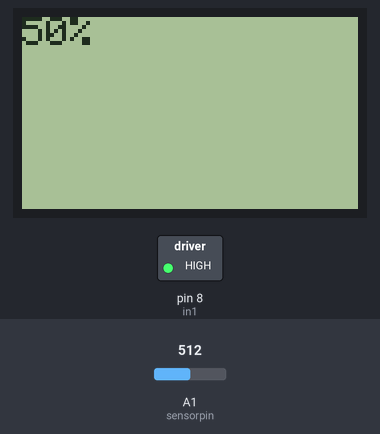
Bench run of a sketch on a simulated Arduino Uno, built with avr-gcc and run on an emulated ATmega328P. Shown: 84×48 one-colour display, switched loads named in the sketch (green lamp = pin HIGH). Inputs (shaded band) come from the test bench; at power-on: A1 (sensorpin) = 512. What the sketch prints to the serial monitor is not drawn.

Above: at 1.2 s.
1.3 s: A1 (sensorpin) set to 108
At 1.66 s:
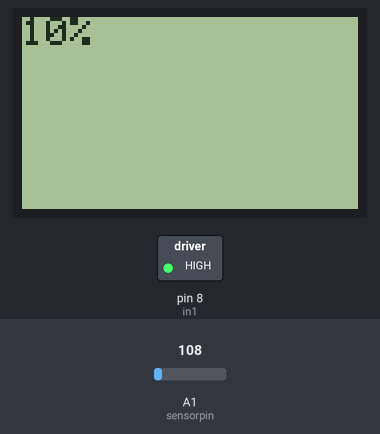
2.9 s: A1 (sensorpin) set to 95
At 3.3 s:
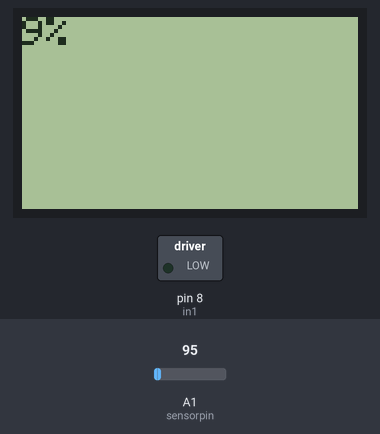
5.4 s: A1 (sensorpin) set to 122
At 5.75 s:
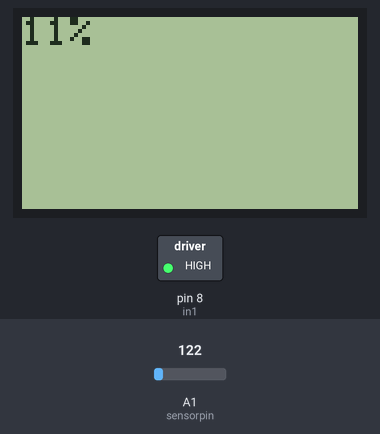
Timing chart, 0 to 8.4 s (numbered marks = the images above; inputs shaded):
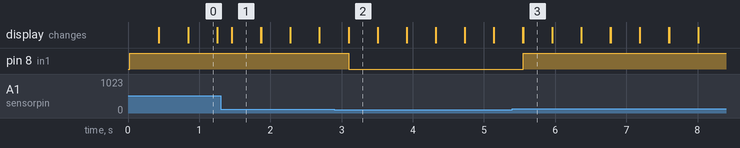

The sketch:

Motor_Control.ino
```cpp
//defining pins
#define in1 8
//#define in2 9
#define sensorpin A1

 //creating integers
int moisture;
int moisturepercent;

//Make LCD Work
#include <PCD8544.h>
static PCD8544 lcd;

void setup() {

  // PCD8544-compatible displays may have a different resolution...
  lcd.begin(84, 48);

  //configure digital pins to OUTPUT
  pinMode(in1, OUTPUT);
//  pinMode(in2, OUTPUT);

  // Set initial rotation direction of motor
  digitalWrite(in1, HIGH);
//  digitalWrite(in2, HIGH);
  //begin serial monitoring
  Serial.begin(9600);

}
void loop() {
moisture = analogRead(sensorpin); // Read moisture sensor value
  moisturepercent= map(moisture, 0, 1023, 0, 100);
  Serial.println(moisturepercent);//show serial monitor values
  lcd.setCursor(0, 0);
  lcd.print(moisturepercent);
  lcd.print("\%");

//activating the motor if moisture is below 10%
if(moisturepercent < 10)
{
digitalWrite(in1, LOW);
//digitalWrite(in2, LOW);
}
else if (moisturepercent > 10)
{
 digitalWrite(in1, HIGH);
 //digitalWrite(in2, LOW);
}

  delay(200);
  lcd.setCursor(0, 0);
  lcd.print("    ");
 // lcd.clear();

}
```

Measured:
- the behaviour switches between 103 and 102 on A1 (sensorpin) (found by bisection; images 1 and 2)
- after the input at 1.3 s, the display: changes after 0.16 s (image 1)
- after the input at 2.9 s, pin 8 (in1): HIGH → LOW after 0.20 s; the display: first differs from a run without the input after 0.20 s (image 2)
- after the input at 5.4 s, pin 8 (in1): LOW → HIGH after 0.15 s; the display: first differs from a run without the input after 0.15 s (image 3)
- what the display in image 0 shows lasts 0.5 s, from 0.8 s to 1.3 s
